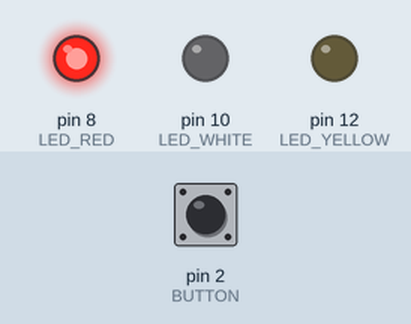
Recording of a sketch running on a simulated Arduino Uno, built with avr-gcc and run on an emulated ATmega328P. On the bench: output pins drawn as LEDs (lit = HIGH). Inputs (shaded band) come from the test bench; at power-on: pin 2 (BUTTON) LOW.

Above: at 1.2 s.
1.3 s: pin 2 (BUTTON) pulled HIGH for 0.15 s
At 2.1 s:
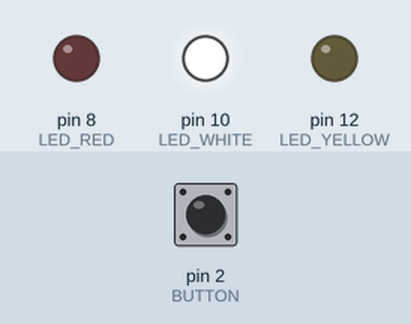
4.4 s: pin 2 (BUTTON) pulled HIGH for 1 s
At 6.7 s:
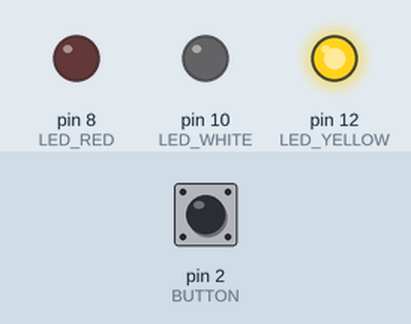
8.4 s: pin 2 (BUTTON) pulled HIGH for 3.2 s
At 11.1 s:
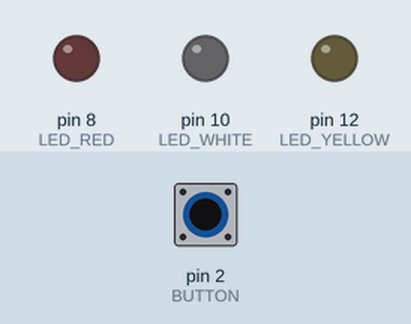
Timing chart, 0 to 14.8 s (numbered marks = the images above; inputs shaded):
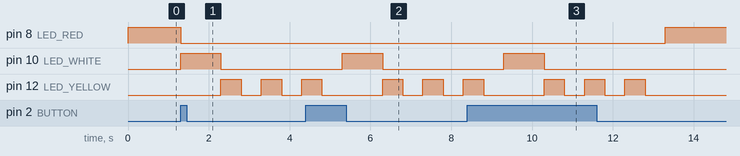

The sketch:

button_3led.ino
```cpp
int BUTTON = 2;
int LED_RED = 8;
int LED_YELLOW = 12;
int LED_WHITE = 10;

void setup() {
  pinMode(BUTTON, INPUT);
  pinMode(LED_RED, OUTPUT);
  pinMode(LED_YELLOW, OUTPUT);
  pinMode(LED_WHITE, OUTPUT);

}

void loop() {
  int state = digitalRead(BUTTON);
  if(state == 1) {
     digitalWrite(LED_RED, LOW);
     digitalWrite(LED_WHITE, HIGH);
     delay(1000);
     digitalWrite(LED_WHITE, LOW);
     int i = 3;
     while(i --) {
        digitalWrite(LED_YELLOW, HIGH);
        delay(500);
        digitalWrite(LED_YELLOW, LOW);
        delay(500);
     }
  } else {
    digitalWrite(LED_RED, HIGH);
  }
}
```

Measured:
- after the input at 1.3 s, pin 8 (LED_RED): HIGH → LOW at once; pin 10 (LED_WHITE): LOW → HIGH at once, → LOW 1.0 s later; pin 12 (LED_YELLOW): alternates HIGH for 0.50 s and LOW for 0.50 s, starting after 1.0 s
- after the input at 4.4 s, pin 8 (LED_RED): stays LOW (without the input it goes to HIGH after 0.90 s); pin 10 (LED_WHITE): LOW → HIGH after 0.90 s, → LOW 1.0 s later
- after the input at 8.4 s, pin 8 (LED_RED): LOW → HIGH after 4.9 s instead of 0.90 s; pin 10 (LED_WHITE): LOW → HIGH after 0.90 s, → LOW 1.0 s later
